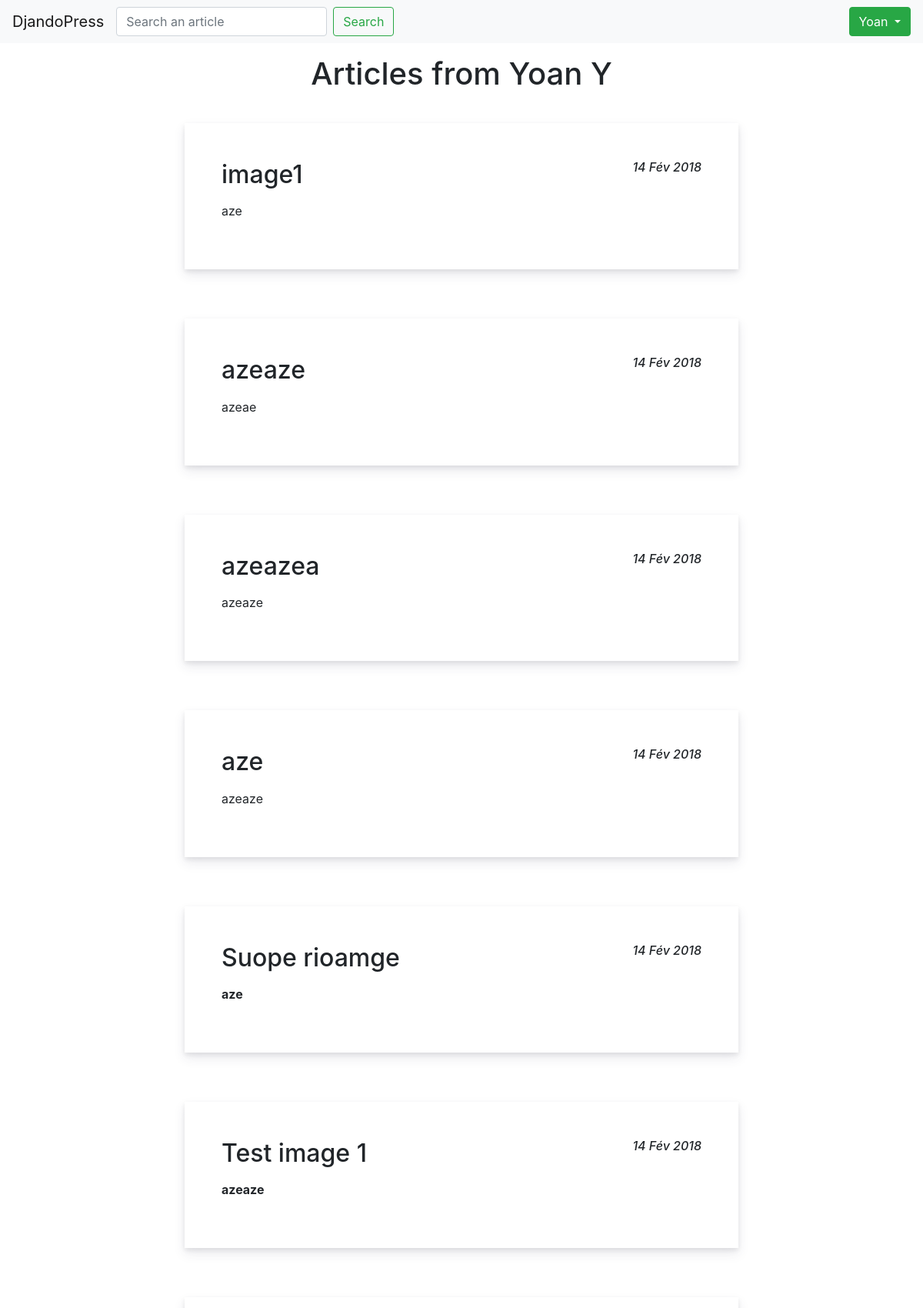
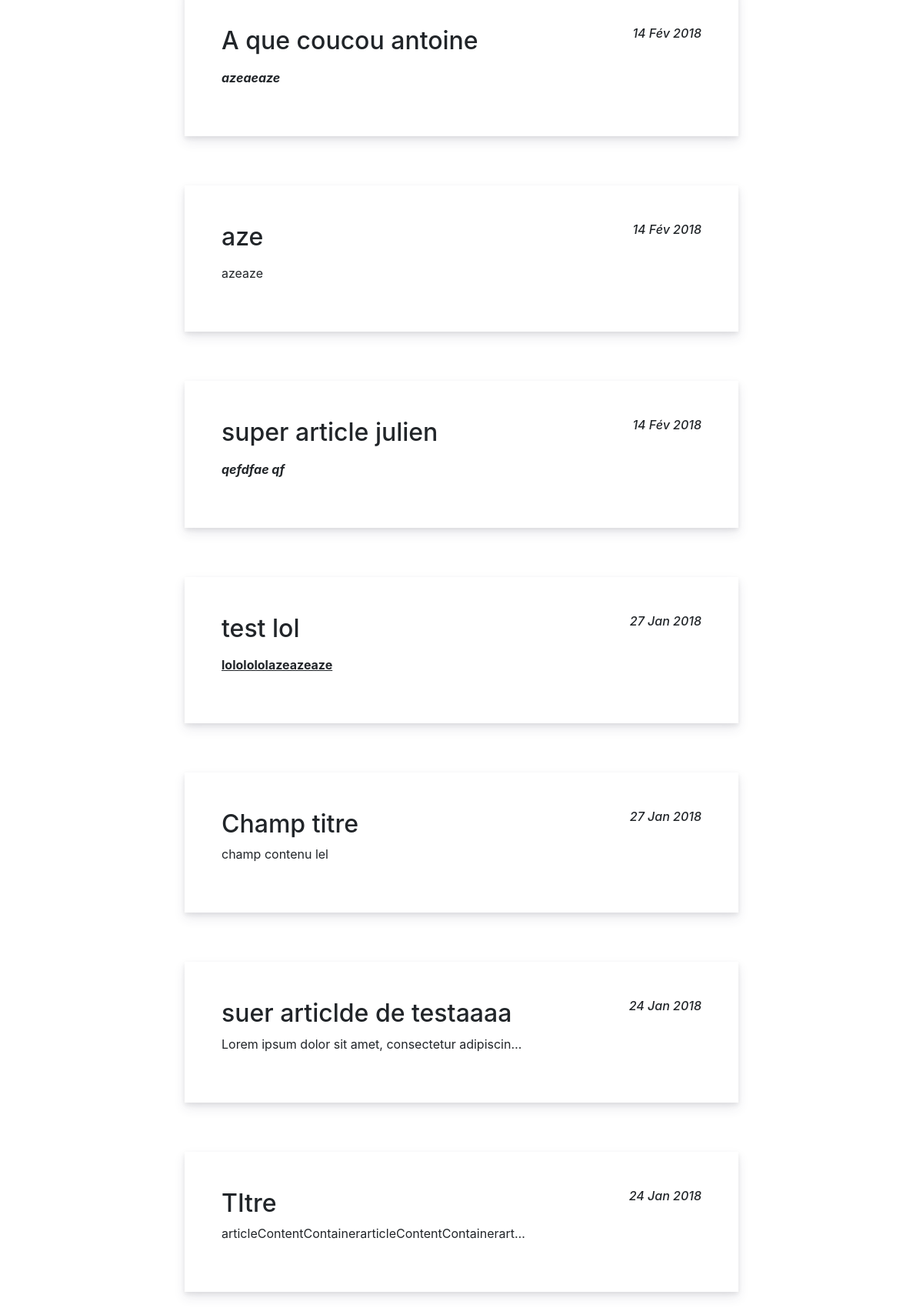
The app's page /fr/profile/1 (signed in, upper part) with its own data (2 pictures, top to bottom).
### app/models.py (models this page shows, shortened)
class Article(models.Model):
    def get_path(self, filename):
        return os.path.join(str(self.id), filename)
    title = models.CharField(max_length=200,
                             default=None,
                             blank=True,
                             help_text='Title')
    content = models.TextField(default=None,
                               blank=True,
                               help_text='Content')
    image = models.ImageField(upload_to=get_path,
                              blank=True,
                              null=True)
    author = models.ForeignKey(User, on_delete=models.CASCADE)
    created_at = models.DateTimeField(auto_now_add=True)
    updated_at = models.DateTimeField(auto_now=True)

### app/views.py (the view)
# urls.py: url(_(r'profile/(?P<pk>\w+)'), ProfileView.as_view(), name='profile'),
class ProfileView(DetailView):
    model = User
    template_name = 'profile.html'
    def get_context_object_name(self, obj):
        return 'profile'
    def get_context_data(self, **kwargs):
        context = super().get_context_data(**kwargs)
        context['articles'] = Article.objects.filter(author=context['profile'])
        return context

### templates/profile.html
{% load i18n %}
{% include 'head.html' %}
<main class="profilePage">
    <h1>
        {% if profile.first_name and profile.last_name %}
            {% trans 'Articles from' %} {{ profile.first_name }} {{ profile.last_name }}
        {% else %}
            {% trans 'Articles from' %} {{ profile }}
        {% endif %}
    </h1>
    <div class="profilePageContainer">
        {% for article in articles reversed %}
            <div class="articleContainer">
                <a class="articleContent" href="{% url 'article' pk=article.pk %}">
                    <article>
                        <h2>
                            {{ article.title }}
                            <em class="articleDate">{{ article.created_at|date:"d M Y" }}</em>
                        </h2>
                        <p>
                            {{ article.content|truncatechars_html:50|safe }}
                        </p>
                    </article>
                </a>
            </div>
        {% empty %}
            <li>No article found for this user</li>
        {% endfor %}
    </div>
</main>
</body>
</html>

### templates/head.html (shortened to what this page needs)
{% load static i18n %}
<!DOCTYPE html>
<html lang="en">
<head>
    <link rel="stylesheet" href="https://maxcdn.bootstrapcdn.com/bootstrap/4.0.0/css/bootstrap.min.css">
    <link rel="stylesheet" href="{% static "styles.css" %}">
</head>
<body>
    <nav class="navbar navbar-expand-lg navbar-light bg-light">
        <a class="navbar-brand" href="{% url 'index' %}">DjandoPress</a>
        <div class="collapse navbar-collapse justify-content-between" id="navbar">
            <form class="form-inline" action="/search">
                <input class="form-control mr-sm-2" name="q" required type="search" placeholder="{% trans 'Search an article' %}" aria-label="{% trans 'Search' %}">
                <button class="btn btn-outline-success my-2 my-sm-0" type="submit">{% trans 'Search' %}</button>
            </form>
            {% if user.is_authenticated %}
                <div class="btn-group">
                    <button type="button" class="btn btn-success dropdown-toggle" data-toggle="dropdown" aria-haspopup="true" aria-expanded="false">
                        {{ user|capfirst }}
                    </button>
                </div>
            {% else %}
                <a href="{% url 'login' %}"><button class="btn btn-outline-info">{% trans 'Login' %}</button></a>
                <a href="{% url 'register' %}"><button class="btn btn-outline-danger">{% trans 'Register' %}</button></a>
            {% endif %}
        </div>
    </nav>

### static/common/styles.css (style rules this page uses)
html, body { height:100%; }
main { display: flex; flex-direction: row; justify-content: center; }
.articleContainer { display: flex; flex-direction: column; box-shadow: 0 15px 35px 5px rgba(50,50,93,.1), 0 5px 15px rgba(0,0,0,.07); padding: 3rem; width: 75%; margin: 2rem; }
.homePageContainer, .profilePageContainer, .searchPageContainer { display: flex; flex-direction: column; width: 100%; align-items: center; }
.profilePageContainer article { width: 100%; }
.homePageContainer .articleContainer, .profilePageContainer .articleContainer, .searchPageContainer .articleContainer { width: 60%; transition: all .15s ease; box-shadow: 0 7px 14px rgba(50,50,93,.1),0 3px 6px rgba(0,0,0,.08); }
a.articleContent { color: #212529; outline: 0; text-decoration: none; }
.articleDate { float: right; font-size: 1rem; }
.homePageContainer h1, .profilePage h1, .searchPageContainer h1 { margin-top: 1rem; }
.profilePage { display: flex; flex-direction: column; align-items: center; }

### records on screen
Article: title "image1", created_at "14 Fév 2018", content "aze"
Article: title "azeaze", created_at "14 Fév 2018", content "azeae"
Article: title "azeazea", created_at "14 Fév 2018", content "azeaze"
Article: title "aze", created_at "14 Fév 2018", content "azeaze"
Article: title "Suope rioamge", created_at "14 Fév 2018", content "aze"
Article: title "Test image 1", created_at "14 Fév 2018", content "azeaze"
Article: title "A que coucou antoine", created_at "14 Fév 2018", content "azeaeaze"
Article: title "aze", created_at "14 Fév 2018", content "azeaze"
Article: title "super article julien", created_at "14 Fév 2018", content "qefdfae qf"
Article: title "test lol", created_at "27 Jan 2018", content "lololololazeazeaze"
Article: title "Champ titre", created_at "27 Jan 2018", content "champ contenu lel"
Article: title "suer articlde de testaaaa", created_at "24 Jan 2018", content "Lorem ipsum dolor sit amet, consectetur adipiscin…"
Article: title "TItre", created_at "24 Jan 2018", content "articleContentContainerarticleContentContainerart…"

### other values on screen
{{ user|capfirst }} "Yoan"
{{ profile.first_name }} "Yoan"
{{ profile.last_name }} "Y"
